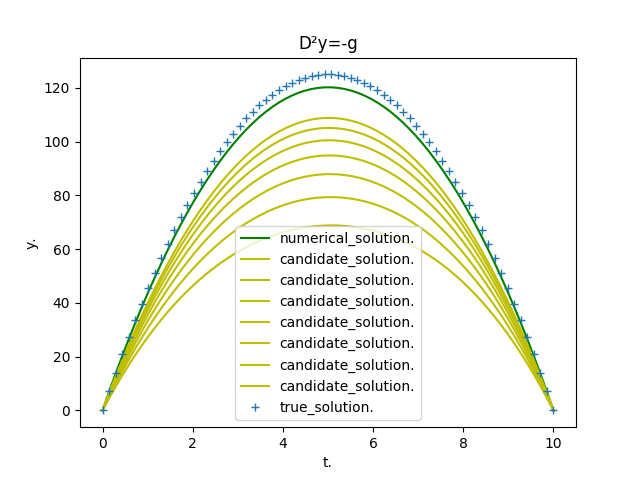

Here is the Python script that generated this plot:
import numpy as np
import matplotlib.pyplot as plt

t=np.linspace(0,10,70);h=t[1]-t[0]


w=np.zeros(len(t))

v=np.zeros([7,len(t)])

k=np.zeros(len(t))

i=0
while i>=0:
  for j in range(len(t)):
    k[j]=w[j] 
  for j in range(1,len(t)-1):
    w[j]=(w[j-1]+w[j+1]+10*h**2)/2
  if np.max(abs(k-w))<0.01:
    break
  elif (39<i<1001)and(i%100==0):
    v[int(i/100)-4]=w
  else:
    True
  i=i+1

plt.plot(t,w,'g',label='numerical_solution.') 
for j in range(7):
  plt.plot(t,v[j],'y',label='candidate_solution.')
plt.plot(t,50*t-5*t**2,'+',label='true_solution.')
plt.xlabel('t.')
plt.ylabel('y.')
plt.legend()
plt.show()
